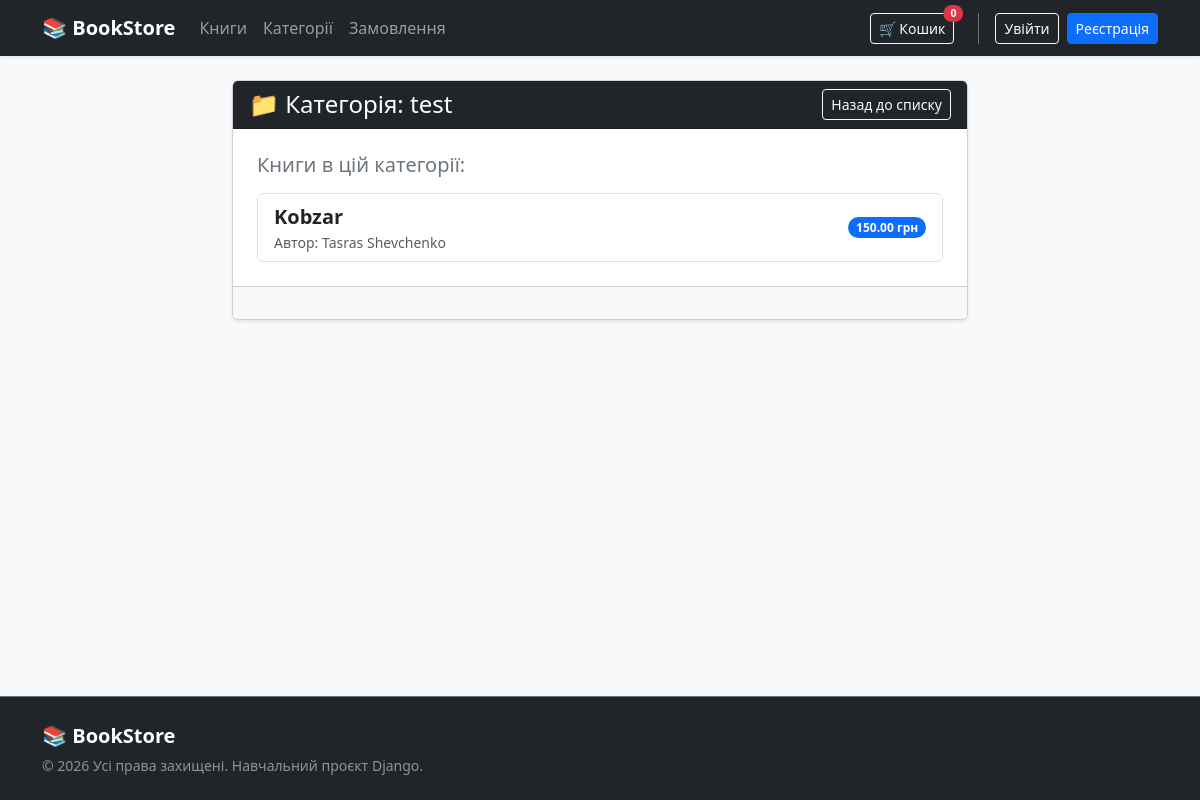
Before: /categories/1/ with the older database file.
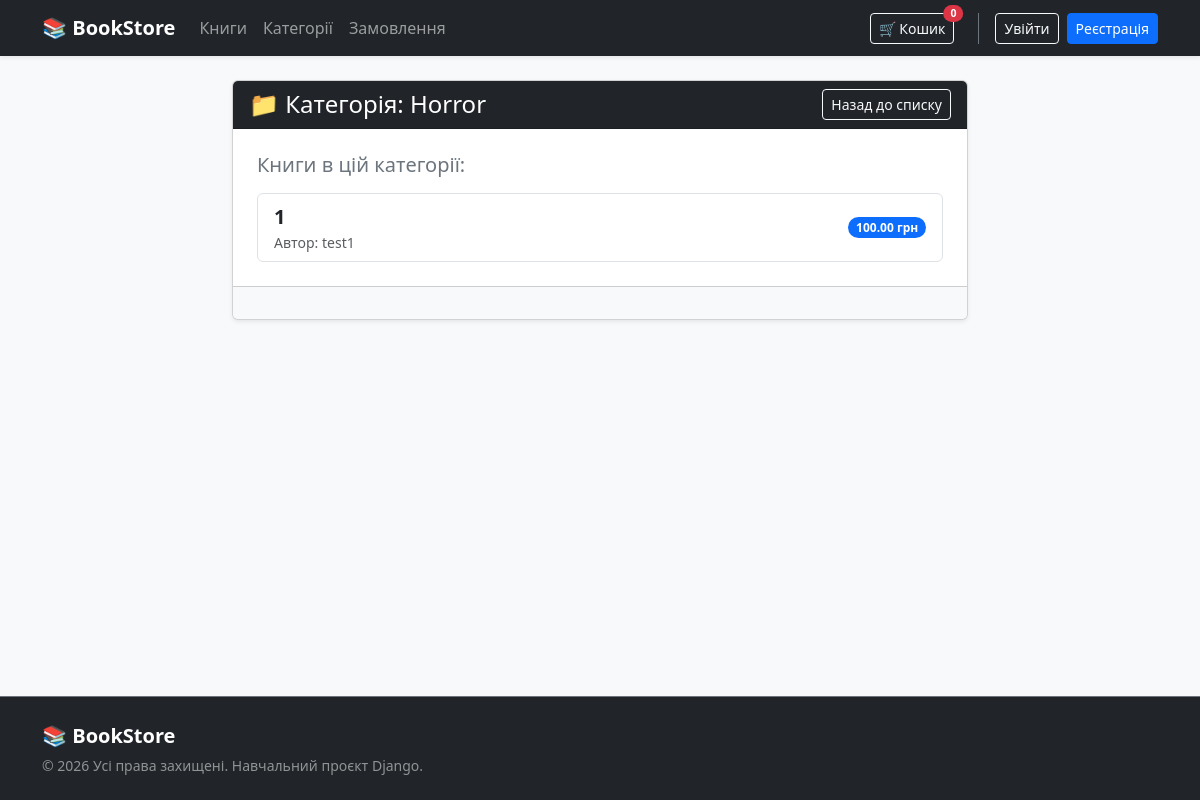
After: the same page with the newer database file.
### categories/models.py (models this page shows, shortened)
class Category(models.Model):
    name = models.CharField(max_length=100,unique=True,verbose_name='categories name')
    slug = models.SlugField(max_length=100,unique=True,verbose_name='category slug')
    class Meta:
        verbose_name = 'category'
        verbose_name_plural = 'categories'
        ordering = ['name']

### books/models.py (models this page shows, shortened)
class Book(models.Model):
    title = models.CharField(max_length=100,verbose_name='book title')
    author = models.CharField(max_length=100,verbose_name='author name')
    price = models.DecimalField(max_digits=10,decimal_places=2,verbose_name='book price')
    description = models.TextField(blank=True,verbose_name='book description')
    stock = models.PositiveIntegerField(default=0,verbose_name='book stock')
    category = models.ManyToManyField(Category,related_name='books')
    class Meta:
        verbose_name = 'book'
        verbose_name_plural = 'books'
        ordering = ['title']

### categories/views.py (the view)
# urls.py: path('<int:pk>/', OneCategoryView.as_view(), name='one_category'),
class OneCategoryView(DetailView):
    model = Category
    template_name = 'categories/categories_detail.html'
    context_object_name = 'category'
    def get_queryset(self):
        return Category.objects.annotate(count_books=Count('books', distinct=True)).order_by('name')

### categories/templates/categories/categories_detail.html (shortened to what this page needs)
{% extends 'base.html' %}
{% block content %}
<div class="row justify-content-center">
    <div class="col-md-8">
        <div class="card shadow-sm mb-4">
            <div class="card-header bg-dark text-white d-flex justify-content-between align-items-center">
                <h4 class="mb-0">📁 Категорія: {{ category.name }}</h4>
                <a href="{% url 'categories_list' %}" class="btn btn-outline-light btn-sm">Назад до списку</a>
            </div>
            <div class="card-body p-4">
                <h5 class="mb-3 text-secondary">Книги в цій категорії:</h5>
                <div class="list-group">
                    {% for book in category.books.all %}
                        <a href="{% url 'book_detail' book.id %}" class="list-group-item list-group-item-action d-flex justify-content-between align-items-center">
                            <div>
                                <strong class="fs-5">{{ book.title }}</strong>
                                <span class="text-muted d-block small">Автор: {{ book.author }}</span>
                            </div>
                            <span class="badge bg-primary rounded-pill">{{ book.price }} грн</span>
                        </a>
                    {% empty %}
                        <div class="alert alert-light text-center py-4 border mb-0" role="alert">
                            У цій категорії поки немає жодної книги.
                        </div>
                    {% endfor %}
                </div>
            </div>
            <div class="card-footer bg-light d-flex gap-2 justify-content-end p-3">
            </div>
        </div>
    </div>
</div>
{% endblock %}

Changed rows visible on the page:
removed Book: title "Kobzar", author "Tasras Shevchenko", price "150.00"
changed Category: name "test" → "Horror"
now on this page (row edited): Book: title "1", author "test1", price "100.00"
